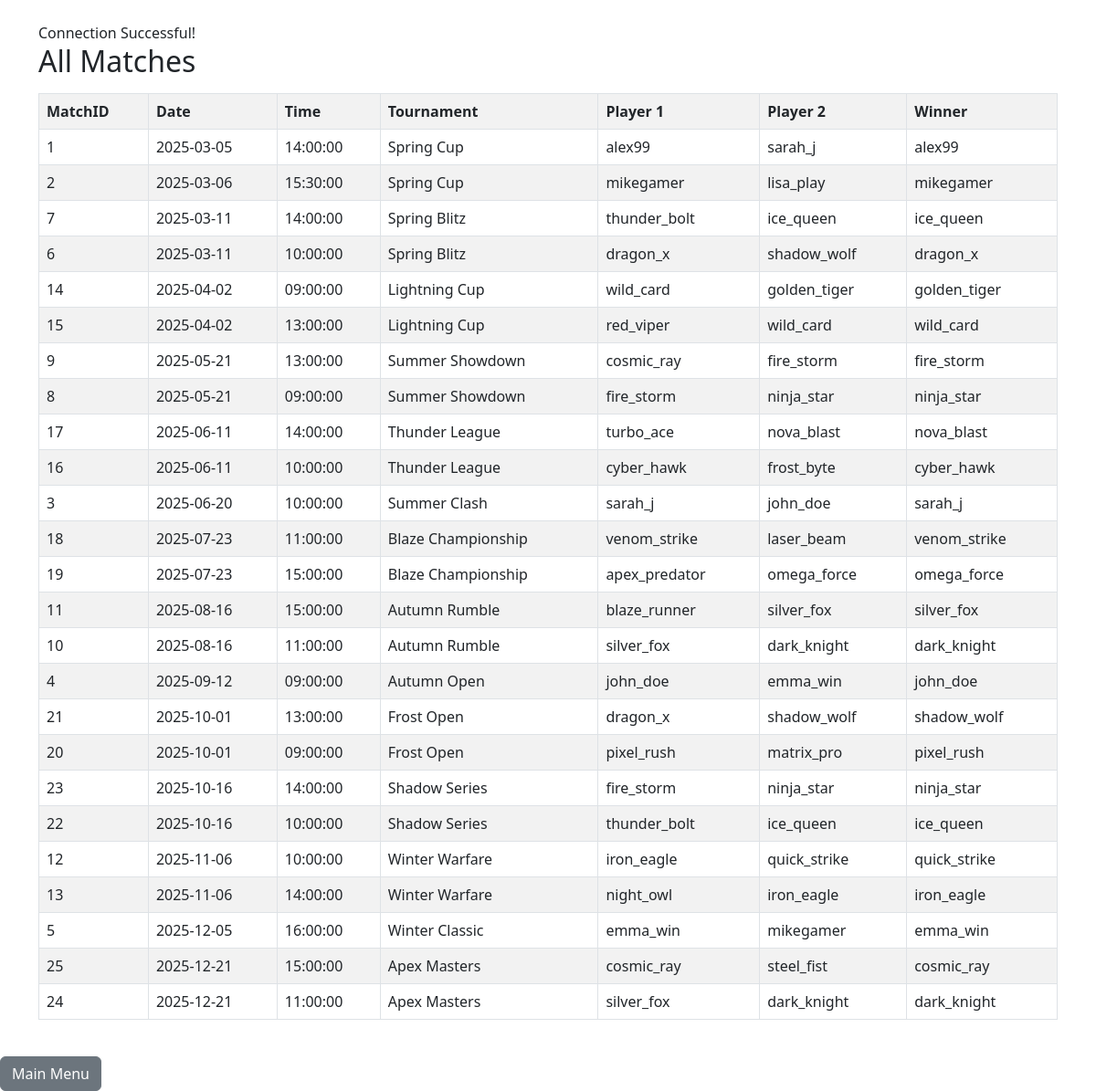
The page /CPSC2221_final/queries/display_matches.php on the database its author committed.
### tables this page shows
CREATE TABLE Match_Contained (
    MatchID INT PRIMARY KEY,
    Match_Date DATE DEFAULT (CURRENT_DATE),
    Match_Time TIME DEFAULT (CURRENT_TIME),
    Winner_ID INT,
    TournamentID INT,  
    FOREIGN KEY (TournamentID) REFERENCES Tournament_Managed(TournamentID)
        ON DELETE CASCADE
        ON UPDATE CASCADE,
    FOREIGN KEY (Winner_ID) REFERENCES Player(PlayerID)
        ON DELETE CASCADE
        ON UPDATE CASCADE
);

CREATE TABLE Tournament_Managed (
    TournamentID INT PRIMARY KEY,
    Name VARCHAR(50) UNIQUE NOT NULL,
    Difficulty INT,
    StartDate DATE,
    ManagerID INT NOT NULL,
    SupervisorID INT NOT NULL,
    FOREIGN KEY (Difficulty) REFERENCES PrizeMoney(Difficulty)
        ON DELETE SET NULL
        ON UPDATE CASCADE,
    FOREIGN KEY (SupervisorID) REFERENCES Admin(AdminID)
        ON DELETE CASCADE
        ON UPDATE CASCADE,
    FOREIGN KEY (ManagerID) REFERENCES TournamentManager(ManagerID)
        ON DELETE CASCADE
        ON UPDATE CASCADE
);

CREATE TABLE GameUser (
    UserID INT PRIMARY KEY,
    Username VARCHAR(40) UNIQUE NOT NULL,
    Email VARCHAR(50) UNIQUE NOT NULL,
    Password VARCHAR(40) NOT NULL
);

### CPSC2221_final/queries/display_matches.php (the view, shortened to what this page needs)
<?php
$servername = "localhost";
$username   = "root";
$password   = "";
$database   = "tictactoe";
$conn = new mysqli($servername, $username, $password, $database);
if ($conn->connect_error) {
	die("Connection failed: " . $conn->connect_error);
} else {
	echo "<link rel='stylesheet' href='https://cdn.jsdelivr.net/npm/bootstrap@5.3.0/dist/css/bootstrap.min.css'>";
	echo "<div class='container mt-4'>";
	echo "Connection Successful! <br>";
}
$query = "SELECT mc.MatchID, mc.Match_Date, mc.Match_Time,
                 u1.Username AS Player1, u2.Username AS Player2,
                 u3.Username AS Winner, tm.Name AS Tournament
          FROM Match_Contained mc
          JOIN Plays_inMatch pm ON mc.MatchID = pm.MatchID
          JOIN GameUser u1 ON pm.Player1_ID = u1.UserID
          JOIN GameUser u2 ON pm.Player2_ID = u2.UserID
          LEFT JOIN GameUser u3 ON mc.Winner_ID = u3.UserID
          JOIN Tournament_Managed tm ON mc.TournamentID = tm.TournamentID
          ORDER BY mc.Match_Date";
$result = $conn->query($query);
echo "<h2>All Matches</h2>";
if ($result->num_rows > 0) {
	echo "<table class='table table-bordered table-striped mt-3'>";
	echo "<tr><th>MatchID</th><th>Date</th><th>Time</th><th>Tournament</th><th>Player 1</th><th>Player 2</th><th>Winner</th></tr>";
	while ($row = $result->fetch_assoc()) {
		echo "<tr>
			<td>" . $row["MatchID"] . "</td>
			<td>" . $row["Match_Date"] . "</td>
			<td>" . $row["Match_Time"] . "</td>
			<td>" . $row["Tournament"] . "</td>
			<td>" . $row["Player1"] . "</td>
			<td>" . $row["Player2"] . "</td>
			<td>" . ($row["Winner"] ?? "No winner yet") . "</td>
		</tr>";
	}
	echo "</table>";
} else {
	echo "No matches found.";
}
echo "</div><br><a class='btn btn-secondary' href='../index.php'>Main Menu</a>";
?>

### rows shown on the page
match_contained: MatchID "1", Match_Date "2025-03-05", Match_Time "14:00:00", TournamentID.Name "Spring Cup", gameuser.Username "alex99", gameuser.Username "sarah_j"
match_contained: MatchID "2", Match_Date "2025-03-06", Match_Time "15:30:00", TournamentID.Name "Spring Cup", gameuser.Username "mikegamer", gameuser.Username "lisa_play"
match_contained: MatchID "7", Match_Date "2025-03-11", Match_Time "14:00:00", TournamentID.Name "Spring Blitz", gameuser.Username "thunder_bolt", gameuser.Username "ice_queen"
match_contained: MatchID "6", Match_Date "2025-03-11", Match_Time "10:00:00", TournamentID.Name "Spring Blitz", gameuser.Username "dragon_x", gameuser.Username "shadow_wolf"
match_contained: MatchID "14", Match_Date "2025-04-02", Match_Time "09:00:00", TournamentID.Name "Lightning Cup", gameuser.Username "wild_card", gameuser.Username "golden_tiger"
match_contained: MatchID "15", Match_Date "2025-04-02", Match_Time "13:00:00", TournamentID.Name "Lightning Cup", gameuser.Username "red_viper", gameuser.Username "wild_card"
match_contained: MatchID "9", Match_Date "2025-05-21", Match_Time "13:00:00", TournamentID.Name "Summer Showdown", gameuser.Username "cosmic_ray", gameuser.Username "fire_storm"
match_contained: MatchID "8", Match_Date "2025-05-21", Match_Time "09:00:00", TournamentID.Name "Summer Showdown", gameuser.Username "fire_storm", gameuser.Username "ninja_star"
match_contained: MatchID "17", Match_Date "2025-06-11", Match_Time "14:00:00", TournamentID.Name "Thunder League", gameuser.Username "turbo_ace", gameuser.Username "nova_blast"
match_contained: MatchID "16", Match_Date "2025-06-11", Match_Time "10:00:00", TournamentID.Name "Thunder League", gameuser.Username "cyber_hawk", gameuser.Username "frost_byte"
match_contained: MatchID "3", Match_Date "2025-06-20", Match_Time "10:00:00", TournamentID.Name "Summer Clash", gameuser.Username "sarah_j", gameuser.Username "john_doe"
match_contained: MatchID "18", Match_Date "2025-07-23", Match_Time "11:00:00", TournamentID.Name "Blaze Championship", gameuser.Username "venom_strike", gameuser.Username "laser_beam"
match_contained: MatchID "19", Match_Date "2025-07-23", Match_Time "15:00:00", TournamentID.Name "Blaze Championship", gameuser.Username "apex_predator", gameuser.Username "omega_force"
match_contained: MatchID "11", Match_Date "2025-08-16", Match_Time "15:00:00", TournamentID.Name "Autumn Rumble", gameuser.Username "blaze_runner", gameuser.Username "silver_fox"
match_contained: MatchID "10", Match_Date "2025-08-16", Match_Time "11:00:00", TournamentID.Name "Autumn Rumble", gameuser.Username "silver_fox", gameuser.Username "dark_knight"
match_contained: MatchID "4", Match_Date "2025-09-12", Match_Time "09:00:00", TournamentID.Name "Autumn Open", gameuser.Username "john_doe", gameuser.Username "emma_win"
match_contained: MatchID "21", Match_Date "2025-10-01", Match_Time "13:00:00", TournamentID.Name "Frost Open", gameuser.Username "dragon_x", gameuser.Username "shadow_wolf"
match_contained: MatchID "20", Match_Date "2025-10-01", Match_Time "09:00:00", TournamentID.Name "Frost Open", gameuser.Username "pixel_rush", gameuser.Username "matrix_pro"
match_contained: MatchID "23", Match_Date "2025-10-16", Match_Time "14:00:00", TournamentID.Name "Shadow Series", gameuser.Username "fire_storm", gameuser.Username "ninja_star"
match_contained: MatchID "22", Match_Date "2025-10-16", Match_Time "10:00:00", TournamentID.Name "Shadow Series", gameuser.Username "thunder_bolt", gameuser.Username "ice_queen"
match_contained: MatchID "12", Match_Date "2025-11-06", Match_Time "10:00:00", TournamentID.Name "Winter Warfare", gameuser.Username "iron_eagle", gameuser.Username "quick_strike"
match_contained: MatchID "13", Match_Date "2025-11-06", Match_Time "14:00:00", TournamentID.Name "Winter Warfare", gameuser.Username "night_owl", gameuser.Username "iron_eagle"
match_contained: MatchID "5", Match_Date "2025-12-05", Match_Time "16:00:00", TournamentID.Name "Winter Classic", gameuser.Username "emma_win", gameuser.Username "mikegamer"
match_contained: MatchID "25", Match_Date "2025-12-21", Match_Time "15:00:00", TournamentID.Name "Apex Masters", gameuser.Username "cosmic_ray", gameuser.Username "steel_fist"
match_contained: MatchID "24", Match_Date "2025-12-21", Match_Time "11:00:00", TournamentID.Name "Apex Masters", gameuser.Username "silver_fox", gameuser.Username "dark_knight"
